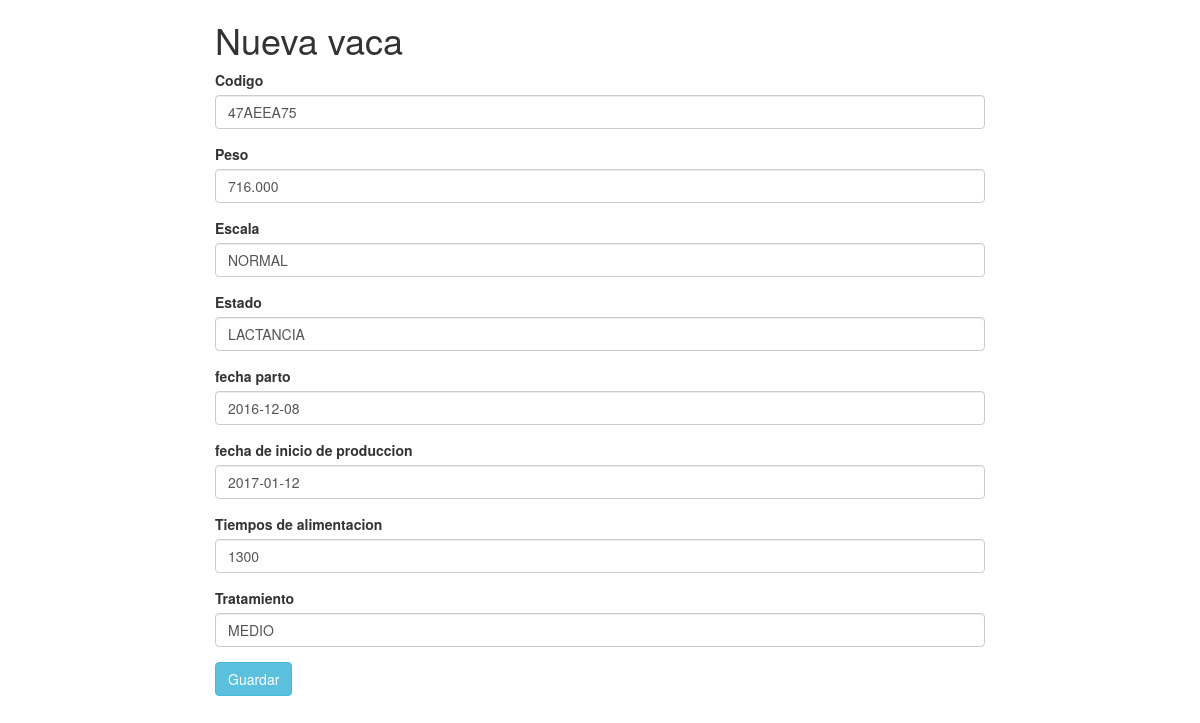
/modificar_vaca.php?codigo=47AEEA75, run on the app's committed database.
### tables this page shows
CREATE TABLE `vaca` (
  `id` int(11) NOT NULL,
  `codigo` varchar(50) NOT NULL,
  `raza` varchar(50) NOT NULL,
  `fecha_nacimiento` date NOT NULL,
  `peso` decimal(10,3) NOT NULL,
  `escala` varchar(50) NOT NULL,
  `estado` varchar(50) NOT NULL,
  `fecha_parto` date NOT NULL,
  `fecha_inicio_produccion` date NOT NULL,
  `tiempos_alimentacion` varchar(50) NOT NULL,
  `tratamiento` varchar(50) NOT NULL
);

### Database.php (called while the page is built, shortened)
<?php
class Database
{
    private static $db = null;
    private static $pdo;
    public static function getInstance()
    {
        if (self::$db === null) {
            self::$db = new self();
        }
        return self::$db;
    }
    public function getDb()
    {
        if (self::$pdo == null) {
            self::$pdo = new PDO(
                'mysql:dbname=' . DATABASE .
                ';host=' . HOSTNAME .
                ';port:63343;',
                USERNAME,
                PASSWORD,
                array(PDO::MYSQL_ATTR_INIT_COMMAND => "SET NAMES utf8")
            );
            self::$pdo->setAttribute(PDO::ATTR_ERRMODE, PDO::ERRMODE_EXCEPTION);
        }
        return self::$pdo;
    }
}
?>

### vaca.php (called while the page is built, shortened)
<?php
require 'Database.php';
class vaca
{
    public static function getById($codigo)
    {
        $consulta = "SELECT codigo,
                            raza,
							fecha_nacimiento,
							peso,
							escala,
							estado,
							fecha_parto,
							fecha_inicio_produccion,
							tiempos_alimentacion,
							tratamiento
                             FROM vaca
                             WHERE codigo = ?";
        try {
            $comando = Database::getInstance()->getDb()->prepare($consulta);
            $comando->execute(array($codigo));
            $row = $comando->fetch(PDO::FETCH_ASSOC);
            return $row;
        } catch (PDOException $e) {
            return -1;
        }
    }
}
?>

### formulario.php (the view, shortened to what this page needs)
<!DOCTYPE html>
<html>
<head>
	<link rel="stylesheet" type="text/css" href="css/bootstrap.min.css">
</head>
<body>
	<div class="col-md-8  col-md-offset-2">
		<h1>Nueva vaca</h1>
		<form method="POST" action="actualizar_vaca.php">
			<div class="form-group">
				<label for="codigo" class="control-label">Codigo</label>
				<input id="codigo" type="text" name="codigo" class="form-control" value="<?= $retorno['codigo'] ?>">
			</div>
			<div class="form-group">
				<label for="peso" class="control-label">Peso</label>
				<input id="peso" type="text" name="peso" class="form-control" value="<?= $retorno['peso'] ?>">
			</div>
			<div class="form-group">
				<label for="escala" class="control-label">Escala</label>
				<input id="escala" type="text" name="escala" class="form-control" value="<?= $retorno['escala'] ?>">
			</div>
			<div class="form-group">
				<label for="estado" class="control-label">Estado</label>
				<input id="estado" type="text" name="estado" class="form-control" value="<?= $retorno['estado'] ?>">
			</div>
			<div class="form-group">
				<label for="fecha_parto" class="control-label">fecha parto</label>
				<input id="fecha_parto" type="text" name="fecha_parto" class="form-control" value="<?= $retorno['fecha_parto'] ?>">
			</div>
			<div class="form-group">
				<label for="fecha_inicio_produccion" class="control-label">fecha de inicio de produccion</label>
				<input id="fecha_inicio_produccion" type="text" name="fecha_inicio_produccion" class="form-control" value="<?= $retorno['fecha_inicio_produccion'] ?>">
			</div>
			<div class="form-group">
				<label for="tiempos_alimentacion" class="control-label">Tiempos de alimentacion</label>
				<input id="tiempos_alimentacion" type="text" name="tiempos_alimentacion" class="form-control" value="<?= $retorno['tiempos_alimentacion'] ?>">
			</div>
			<div class="form-group">
				<label for="tratamiento" class="control-label">Tratamiento</label>
				<input id="tratamiento" type="text" name="tratamiento" class="form-control" value="<?= $retorno['tratamiento'] ?>">
			</div>
			<div class="form-group">
				<input type="submit" value="Guardar" class='btn btn-info'>
			</div>
		</form>
	</div>
</body>
</html>

### data on the page
vaca: codigo "47AEEA75", peso "716.000", escala "NORMAL", estado "LACTANCIA", fecha_parto "2016-12-08", fecha_inicio_produccion "2017-01-12", tiempos_alimentacion "1300", tratamiento "MEDIO"
